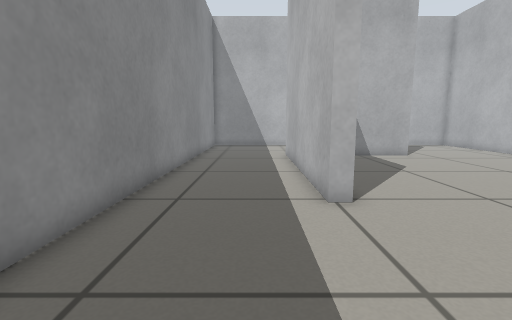
view 1 (above)

15 first-person views from a walk through a robot-simulator world made for Gazebo. The camera is 0.5 m above the floor, tilts 8° down and sees 85° across. The floor is counted in squares, 0.25 m on a side. Each view is taken from the middle of a square. On the plan, view 1 faces up. The plan holds only what a view shows up to about 16 squares ahead; the rest is blank.

view 2
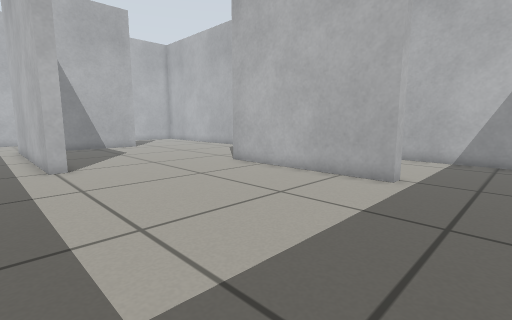

view 3
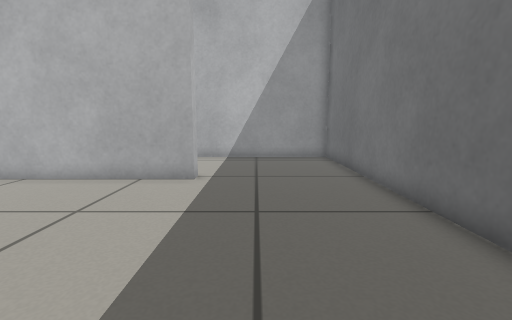

view 4
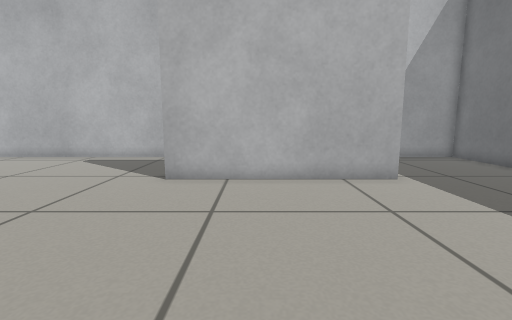

view 5
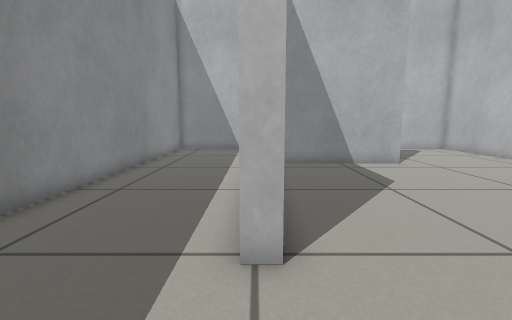

view 6
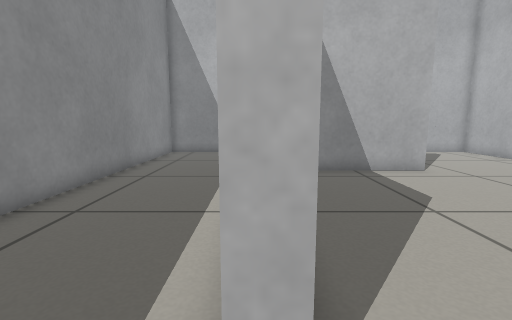

view 7
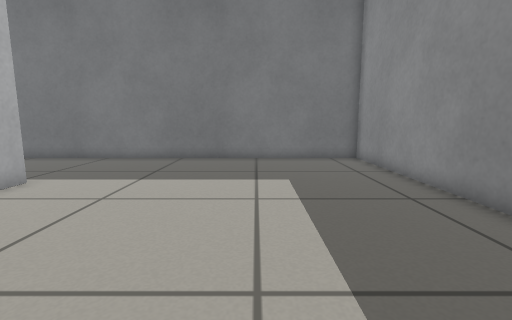

view 8
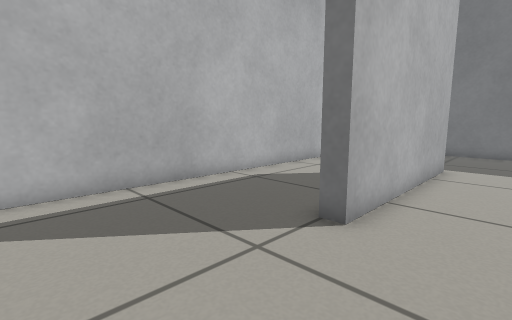

view 9
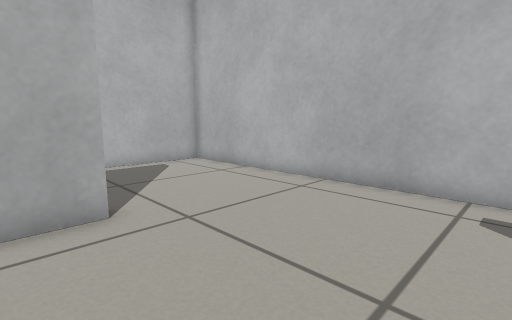

view 10
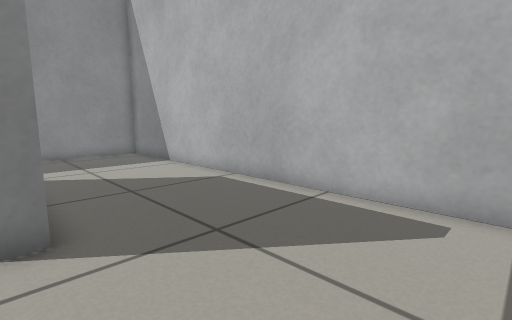

view 11
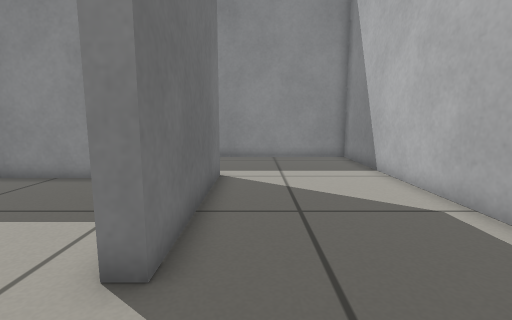

view 12
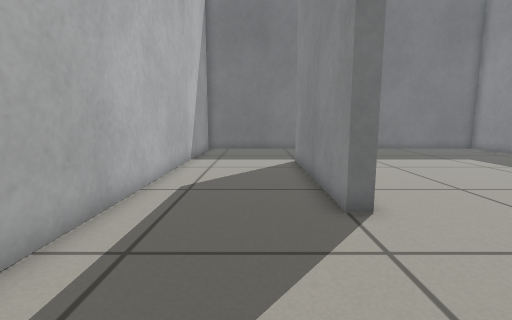

view 13
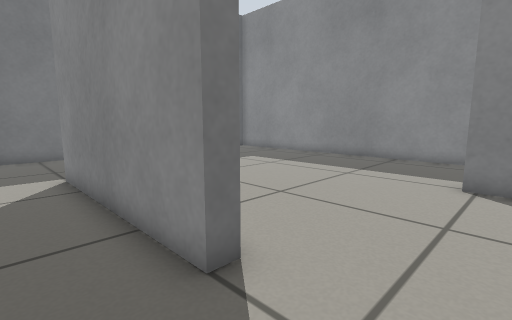

view 14
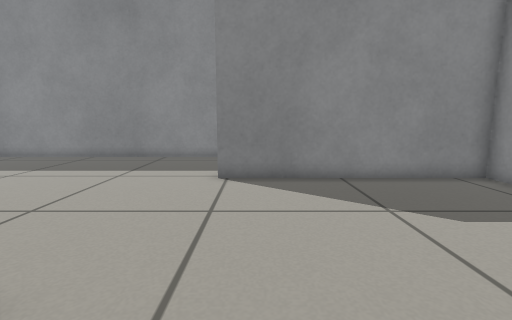

view 15
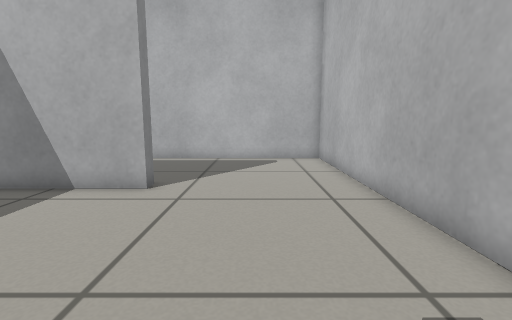

### Floor plan
Ten units are one square. View 1 is at (0, 0); x grows to the right and y downward. Boxes are objects, and circles mark ways between rooms. Rooms are numbered by the first view taken in them; rooms with no view inside come last. Other rooms are left out.
<svg viewBox="-39 -234 198 328">
<path fill="none" stroke="#000" d="M18 -67 18 -167 88 -167M94 29 94 -51M154 -174 154 -229 -34 -229 -34 89 85 89M94 -51 100 -51 100 29 94 29M88 -167 88 -161 24 -161 24 -67 18 -67M85 89 154 89 154 -174"/>
<circle cx="115" cy="-165" r="3" fill="#2a7"/>
<circle cx="50" cy="-56" r="3" fill="#2a7"/>
<circle cx="95" cy="60" r="3" fill="#2a7"/>
<text x="30" y="-50">1</text>
<text x="100" y="-70">2</text>
</svg>
Room 1 opens to room 2.

Where each view was taken, in squares from view 1:
view 1: 0 up, 0 right, facing up
view 2: 6 down, 0 right, facing up-right
view 3: 5 down, 0 right, facing right
view 4: 2 up, 0 right, facing right
view 5: 3 up, 2 right, facing up
view 6: 5 up, 2 right, facing up
view 7: 6 up, 2 right, facing down
view 8: 10 up, 7 right, facing down-right
view 9: 10 up, 7 right, facing up-right
view 10: 16 up, 14 right, facing up-left
view 11: 18 up, 12 right, facing left
view 12: 11 up, 12 right, facing down
view 13: 8 up, 12 right, facing down-left
view 14: 8 up, 12 right, facing left
view 15: 8 up, 12 right, facing up
